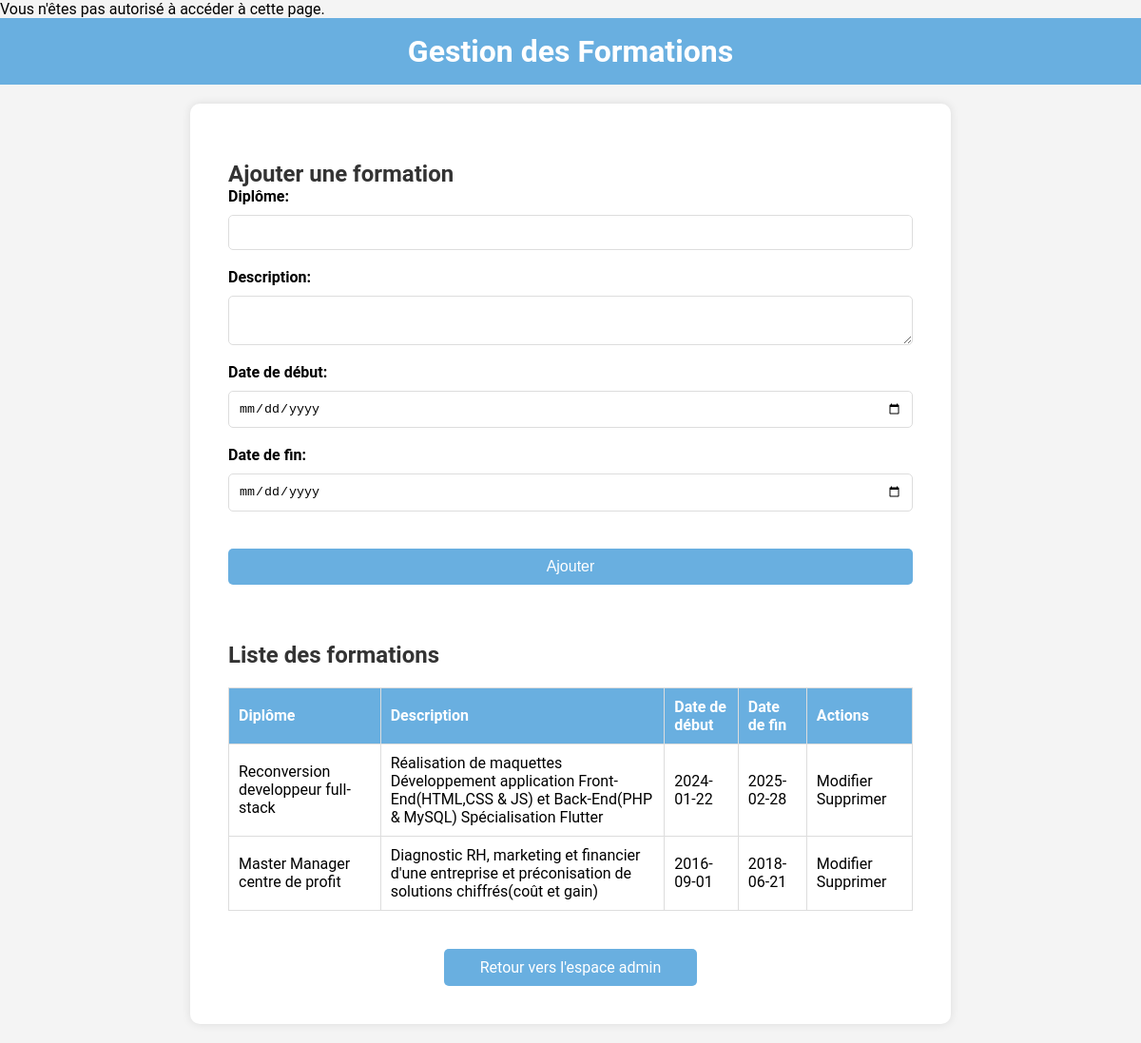
The page /gestion_formations.php on the database its author committed.
### tables this page shows
CREATE TABLE `educations` (
  `id` int(11) NOT NULL AUTO_INCREMENT,
  `diplome` varchar(255) NOT NULL,
  `description` text NOT NULL,
  `date_debut` date NOT NULL,
  `date_fin` date NOT NULL,
  PRIMARY KEY (`id`)
);

### gestion_formations.php (the view, shortened to what this page needs)
<?php
require 'config.php';
try {
    $stmt = $bdd->prepare("SELECT * FROM educations");
    $stmt->execute();
    $educations = $stmt->fetchAll(PDO::FETCH_ASSOC);
} catch(PDOException $e) {
    echo "Erreur de connexion : " . $e->getMessage();
}
$education_to_edit = null;
?>
<!DOCTYPE html>
<html lang="fr">
<head>
    <link rel="stylesheet" href="https://cdn.jsdelivr.net/npm/bootstrap-icons@1.11.3/font/bootstrap-icons.min.css">
    <link rel="stylesheet" href="style.css">
</head>
<body>
    <header>
        <h1>Gestion des Formations</h1>
    </header>
    <div class="container">
        <section class="section_adminetco">
            <h2><?php echo $education_to_edit ? 'Modifier' : 'Ajouter'; ?> une formation</h2>
            <form method="post" action="">
                <label for="diplome">Diplôme:</label>
                <input type="text" id="diplome" name="diplome" value="<?php echo htmlspecialchars($education_to_edit['diplome'] ?? ''); ?>" required>
                <br>
                <label for="description">Description:</label>
                <textarea id="description" name="description" required><?php echo htmlspecialchars($education_to_edit['description'] ?? ''); ?></textarea>
                <br>
                <label for="date_debut">Date de début:</label>
                <input type="date" id="date_debut" name="date_debut" value="<?php echo htmlspecialchars($education_to_edit['date_debut'] ?? ''); ?>" required>
                <br>
                <label for="date_fin">Date de fin:</label>
                <input type="date" id="date_fin" name="date_fin" value="<?php echo htmlspecialchars($education_to_edit['date_fin'] ?? ''); ?>" required>
                <br>
                <input type="submit" name="<?php echo $education_to_edit ? 'update' : 'add'; ?>" value="<?php echo $education_to_edit ? 'Mettre à jour' : 'Ajouter'; ?>">
            </form>
        </section>
        <section class="section_adminetco">
            <h2>Liste des formations</h2>
            <table>
                <thead>
                    <tr>
                        <th>Diplôme</th>
                        <th>Description</th>
                        <th>Date de début</th>
                        <th>Date de fin</th>
                        <th>Actions</th>
                    </tr>
                </thead>
                <tbody>
                    <?php foreach ($educations as $education): ?>
                        <tr>
                            <td><?php echo htmlspecialchars($education['diplome']); ?></td>
                            <td><?php echo nl2br(htmlspecialchars($education['description'])); ?></td>
                            <td><?php echo htmlspecialchars($education['date_debut']); ?></td>
                            <td><?php echo htmlspecialchars($education['date_fin']); ?></td>
                            <td>
                                <a href="gestion_formations.php?edit=<?php echo $education['id']; ?>">Modifier</a>
                                <a href="gestion_formations.php?delete=<?php echo $education['id']; ?>" onclick="return confirm('Êtes-vous sûr de vouloir supprimer cette formation ?');">Supprimer</a>
                            </td>
                        </tr>
                    <?php endforeach; ?>
                </tbody>
            </table>
        </section>
        <a class="btn-retour" href="espace_admin.php">Retour vers l'espace admin</a>
    </div>
</body>
</html>

### style.css (style rules this page uses)
* { margin: 0; padding: 0; box-sizing: border-box; }
a { text-decoration: none; color: inherit; }
body { font-family: 'Roboto', sans-serif; background-color: #f4f4f4; }
header, footer { background-color: #69afe0; color: white; text-align: center; padding: 1em; }
.container { max-width: 800px; margin: 20px auto; overflow: hidden; background: white; padding: 20px; border-radius: 10px; box-shadow: 0 0 10px rgba(0, 0, 0, 0.1); }
h1, h2 { color: #333; }
header h1 { color: white; }
section { background: rgb(207, 234, 253); margin: 20px 0; padding: 20px; border-radius: 5px; }
.section_adminetco { background: white; margin: 20px 0; padding: 20px; border-radius: 5px; }
form { display: flex; flex-direction: column; }
form label { margin-bottom: 5px; font-weight: bold; }
form input, form textarea { padding: 10px; margin-top: 5px; border: 1px solid #ddd; border-radius: 5px; width: 100%; box-sizing: border-box; }
form input[type="submit"], .btn-retour, form button { margin-top: 20px; background-color: #69afe0; color: white; border: none; cursor: pointer; padding: 10px 20px; text-align: center; text-decoration: none; display: inline-block; border-radius: 5px; font-size: 16px; transition: background-color 0.3s ease; }
.btn-retour { display: block; margin: 10px auto 20px auto; width: 35%; }
table { width: 100%; border-collapse: collapse; margin-top: 20px; }
table, th, td { border: 1px solid #ddd; }
th, td { padding: 10px; text-align: left; }
th { background-color: #69afe0; color: white; }

### rows shown on the page
educations: diplome "Reconversion developpeur full-stack", description "Réalisation de maquettes Développement application Front-End(HTML,CSS & JS) et Back-End(PHP & MySQL) Spécialisation Flutter", date_debut "2024-01-22", date_fin "2025-02-28"
educations: diplome "Master Manager centre de profit", description "Diagnostic RH, marketing et financier d'une entreprise et préconisation de solutions chiffrés(coût et gain)", date_debut "2016-09-01", date_fin "2018-06-21"
